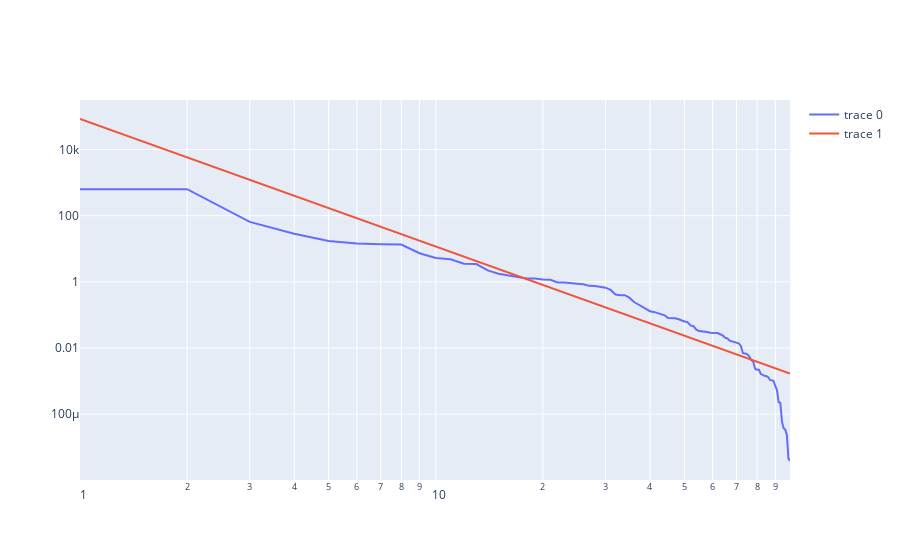
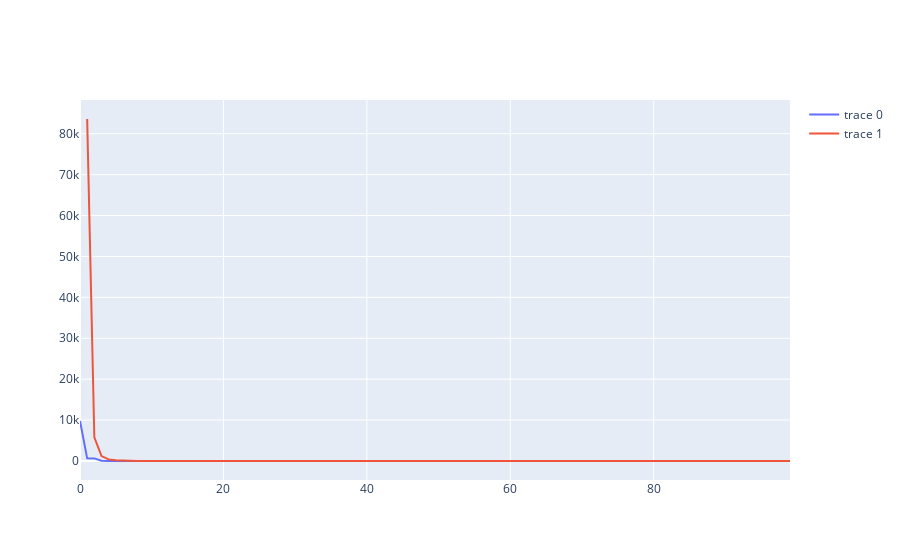

The notebook cell saved with these charts, in order:
### Code cell
def func_plots_with_
polynomial = np.poly1d(polycoeffs)

log_plot = go.Figure()
log_plot.add_trace(go.Scatter(x = range(N), y = data_last_t))
log_plot.add_trace(go.Scatter(x = range(N), y = np.exp(polynomial(np.log(range(N))))))
log_plot.update_layout(xaxis_type="log", yaxis_type="log")

log_plot.show()


lin_plot = go.Figure()
lin_plot.add_trace(go.Scatter(x = range(N), y = data_last_t))
lin_plot.add_trace(go.Scatter(x = range(N), y = np.exp(polynomial(np.log(range(N))))))

lin_plot.show()
